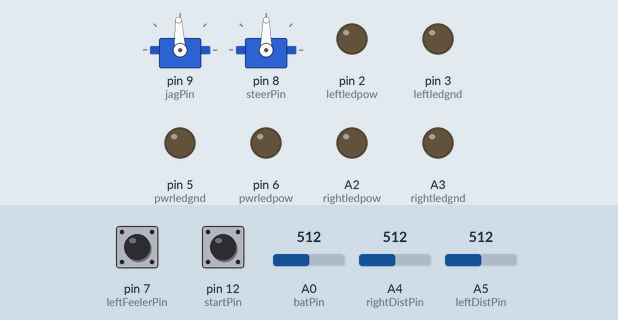
Recording of a sketch running on a simulated Arduino Uno, built with avr-gcc and run on an emulated ATmega328P. Parts: 2 × servo, output pins drawn as LEDs (lit = HIGH). The test bench sets the inputs (shaded band); at power-on: pin 12 (startPin) HIGH, A4 (rightDistPin) = 512, pin 7 (leftFeelerPin) HIGH, A0 (batPin) = 512, A5 (leftDistPin) = 512. What the sketch prints to the serial monitor is not drawn.

Above: at 1.2 s.
1.3 s: pin 12 (startPin) pulled LOW for 0.15 s
At 2.7 s:
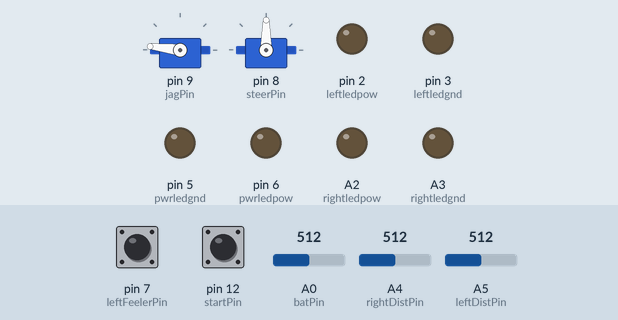
4.4 s: A4 (rightDistPin) set to 162
At 6.9 s:
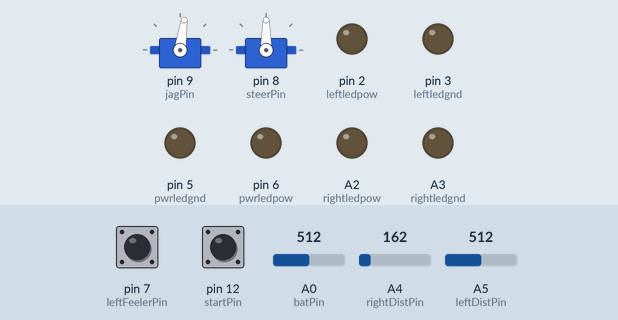
7.4 s: A4 (rightDistPin) set to 141
At 8.8 s:
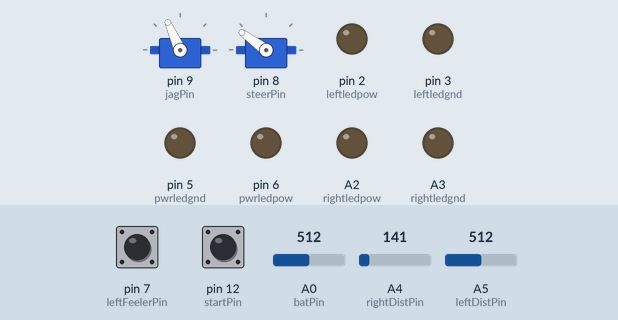
Timing chart, 0 to 15.2 s (numbered marks = the images above; inputs shaded):
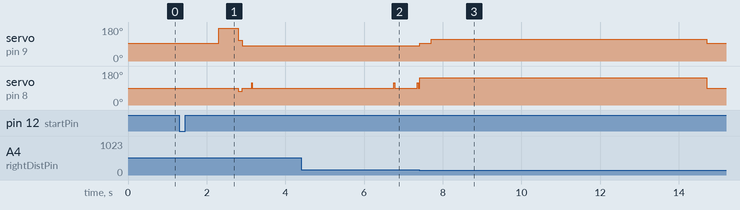

Measured:
- the behaviour switches between 151 and 150 on A4 (rightDistPin) (found by bisection; images 2 and 3)
- after the input at 1.3 s, servo on pin 9 (jagPin): 93° → 173° after 1.0 s, → 109° 0.50 s later, → 82° 0.10 s later; servo on pin 8 (steerPin): 90° → 72° after 1.5 s, → 90° 0.10 s later

The sketch:

jagcar4.ino
```cpp
#include <Servo.h>
#include <RunningMedian.h>
// Get the line numbering to behave
byte dummy;
#line 6

// Inputs
const byte startPin = 12;
const byte leftDistPin = A5;
const byte rightDistPin = A4;
const byte leftFeelerPin = 7;
const byte batPin = A0;

// Outputs
const byte jagPin = 9;
const byte steerPin = 8;
const byte rightledpow = A2;
const byte rightledgnd = A3;
const byte leftledpow = 2;
const byte leftledgnd = 3;
const byte pwrledpow = 6;
const byte pwrledgnd = 5;

Servo jag;
Servo steer;
const unsigned int leftDistThresh = 150;
const unsigned int rightDistThresh = 150;

// Returns distance in cm
byte readIR(const byte pin) {
    return 1/(0.0000868056*(float)analogRead(pin)-0.00222222);
}

namespace st { // States for state machine
    enum robotstate_t {
        beginning,
        beforeButton,
        afterButtonWait,
        startrace,
        goingForFirstWall,
        firstStraightaway,
        curve,
        secondStraightaway,
        finalcountdown,
    };
    enum statepos_t {
        begin,
        idle,
        end,
    };
    enum substate_t {
        noSubstate,
        backing,
    };
    enum direction_t {
        dontknow,
        clockwise,
        counterclockwise,
    };
}


void setup() {
    Serial.begin(115200);

    pinMode(rightledpow, OUTPUT); pinMode(rightledgnd, OUTPUT);
    pinMode( leftledpow, OUTPUT); pinMode( leftledgnd, OUTPUT);
    pinMode(  pwrledpow, OUTPUT); pinMode(  pwrledgnd, OUTPUT);
    digitalWrite(rightledgnd, LOW); digitalWrite(leftledgnd, LOW);
    digitalWrite(pwrledgnd, LOW);
    jag.attach(jagPin);
    steer.attach(steerPin);
    digitalWrite(leftFeelerPin, HIGH);
    digitalWrite(startPin, HIGH);
}

/* 1. Get sensor values
 * 2. Police state machine
 * 3. Run state machine
 * 4. Run outputs
 */
void loop() {
// 1.Get sensor values
    static RunningMedian leftMedian;
    static RunningMedian rightMedian;
    leftMedian.add(analogRead(leftDistPin));
    rightMedian.add(analogRead(rightDistPin));

    unsigned int leftDist = leftMedian.getMedian();//readIR(leftDistPin);//leftMedian.getMedian();
    unsigned int rightDist = rightMedian.getMedian(); //readIR(rightDistPin); //rightMedian.getMedian();
    unsigned int powerlvl = analogRead(batPin); // powerlvl is voltage*512
    bool leftFeeler = !digitalRead(leftFeelerPin);
    bool startButton = !digitalRead(startPin);
    // Display debugging leds
//    digitalWrite(leftledpow, leftDist > leftDistThresh);
//    digitalWrite(rightledpow, rightDist > leftDistThresh);
//    digitalWrite(pwrledpow, powerlvl < 3700);

    static unsigned long lastPrintTime = 0;
    if (millis() - lastPrintTime > 100) {
        lastPrintTime = millis();
//        Serial.print(leftDist);
//        Serial.print('\t');
//        Serial.print(rightDist);
//        Serial.print('\t');
//
//        Serial.println();
    }
// 2.Police state machine
    int8_t jagspeed = 0; // -100 to 100
    int8_t turnamt = 0; // -100 to 100

    static st::robotstate_t robotstate = st::beginning;
    static st::robotstate_t nextrobotstate = st::beforeButton;
    st::statepos_t statepos = st::begin;
    static st::substate_t substate = st::noSubstate;
    static st::direction_t direction = st::dontknow;

    if (statepos == st::begin) statepos = st::idle;

    static unsigned long stateStartTime = millis();
    if (robotstate != nextrobotstate) {
        if (false/*statepos = st::idle*/) statepos = st::end;
        else {
            statepos = st::begin;
            robotstate = nextrobotstate;
            stateStartTime = millis();
        }
    }
    unsigned long timeIntoState = millis() - stateStartTime;
    unsigned long timePlaceholder = 0;

    switch(robotstate) {
    case st::beforeButton:
        if(startButton) nextrobotstate = st::afterButtonWait;
        break;
    case st::afterButtonWait:
        if(timeIntoState > 1000) nextrobotstate = st::startrace;
        break;
    case st::startrace:
        if (timeIntoState > 500) nextrobotstate = st::goingForFirstWall;
        jagspeed = 100;
        turnamt = 0;
        break;
    case st::goingForFirstWall:
        if (leftDist > 135) {
            direction = st::counterclockwise;
            nextrobotstate = st::firstStraightaway;
            digitalWrite(rightledpow, HIGH);
        }
        if (rightDist > 135) {
            direction = st::clockwise;
            nextrobotstate = st::firstStraightaway;
            digitalWrite(rightledpow, LOW);
        }
        jagspeed = 20;
        turnamt = 0;
        break;
    case st::firstStraightaway:
        if(timeIntoState > 100) nextrobotstate = st::curve;
        jagspeed = 20;
        if (direction == st::clockwise) turnamt = -20;
        else if (direction == st::counterclockwise) turnamt = 20;
        else nextrobotstate = st::curve;

        break;

    case st::curve:
        if(timeIntoState > 4500)
            nextrobotstate = st::secondStraightaway;
        if (substate == st::backing) {
            if (millis() - timePlaceholder > 1500) {
                substate = st::noSubstate;
            }
            if (direction == st::clockwise) {
                turnamt = 30;
            }
            else if (direction == st::counterclockwise) {
                turnamt = -30;
            }
            else {
                turnamt = 30;
            }
            jagspeed = -13;
        }
        else if (leftDist > leftDistThresh && rightDist <= rightDistThresh) {
            jagspeed = 24;
            if (direction == st::clockwise)
                turnamt = 10;
            else if (direction == st::counterclockwise)
                turnamt = 50;
        }
        else if (leftDist <= leftDistThresh &&  rightDist > rightDistThresh) {
            jagspeed = 24;
            if (direction == st::clockwise)
                turnamt = -50;
            else if (direction == st::counterclockwise)
                turnamt = -10;
        }
        else if (leftDist >= leftDistThresh && rightDist >= rightDistThresh) {
            // Both sensors see a wall
            jagspeed = -13;
            turnamt = 0;
            substate = st::backing;
            timePlaceholder = millis();
        }

        else {
            jagspeed = 30;
            if (direction == st::clockwise) {
                turnamt = 32;
            }
            else if (direction == st::counterclockwise) {
                turnamt = -32;
            }
            else {
                turnamt = 0;
            }
        }

        break;
    case st::secondStraightaway:
        if (timeIntoState > 300) nextrobotstate = st::finalcountdown;
        if (direction == st::clockwise) {
            turnamt = 60;
        }
        else {
            turnamt = -60;
        }
        break;
    case st::finalcountdown:
        if(timeIntoState > 7000)
            nextrobotstate = st::beginning;

        if (substate == st::backing) {
            if (millis() - timePlaceholder > 1500) {
                substate = st::noSubstate;
            }
            if (direction == st::clockwise) {
                turnamt = -30;
            }
            else if (direction == st::counterclockwise) {
                turnamt = 30;
            }
            else {
                turnamt = 30;
            }
            jagspeed = -13;
        }

        if (leftDist > leftDistThresh && rightDist <= rightDistThresh) {
            jagspeed = 27;
            turnamt = 60;
        }
        else if (leftDist <= leftDistThresh &&  rightDist > rightDistThresh) {
            jagspeed = 27;
            turnamt = -60;
        }
        else if (leftDist >= leftDistThresh && rightDist >= rightDistThresh) {
            // Both sensors see a wall
            jagspeed = -13;
            turnamt = 0;
            substate = st::backing;
            timePlaceholder = millis();
        }
        else {
            jagspeed = 30;
            turnamt = 0;
        }
//
//        case st::curve:
//            if (timeIntoState > 6500) nextrobotstate = st::secondStraightaway;
//            jagspeed = 24;
//            turnamt = -25;
//            break;
//        case st::secondStraightaway:
//            if (timeIntoState > 7000) nextrobotstate = st::beforeButton;
//            jagspeed = 40;
//            turnamt = 25;
//            break;
    default:
        Serial.print("Undefined state: "); Serial.print(robotstate); Serial.print('\t');
    }


// Jag datasheet says it wants a puse between .67ms and 2.33ms
    jag.writeMicroseconds(map(jagspeed, -100, 100, 670, 2330));
// May have to change the 0,180 to match what the servo wants
    steer.write(map(turnamt, -100, 100, 0, 180));

}
```
